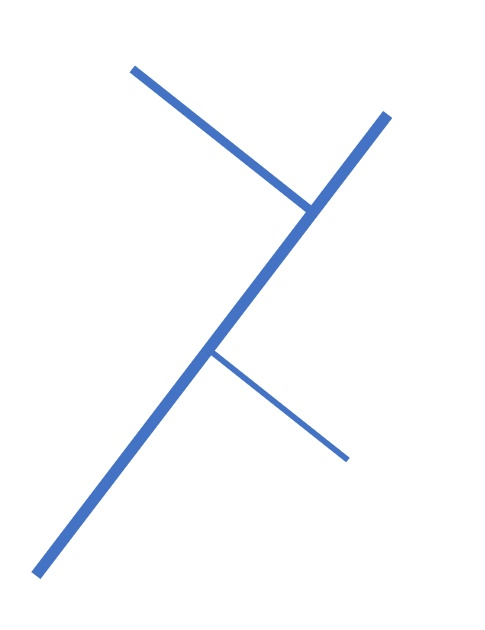
#> input picture jimmyTestCode/pythonFiles/resize.jpg, 485 x 630 px
$ python filter.py   (older library calls are emulated)
#> lines starting #> are read from the running program, lines starting #| are printed output that depends on the picture; after the words box and inside, x2 and y2 are one past the last pixel; in counts of white or black regions, pixels touching at a corner belong together
import numpy as np
import cv2

if __name__ == '__main__':

    image = cv2.imread('resize.jpg',cv2.IMREAD_UNCHANGED)
#> image is the input picture: shape (630, 485, 3); mean B, G, R 253, 250.5, 249

    gray = cv2.cvtColor(image, cv2.COLOR_BGR2GRAY)

    ret,binary = cv2.threshold(gray, 0, 255, cv2.THRESH_OTSU | cv2.THRESH_BINARY)
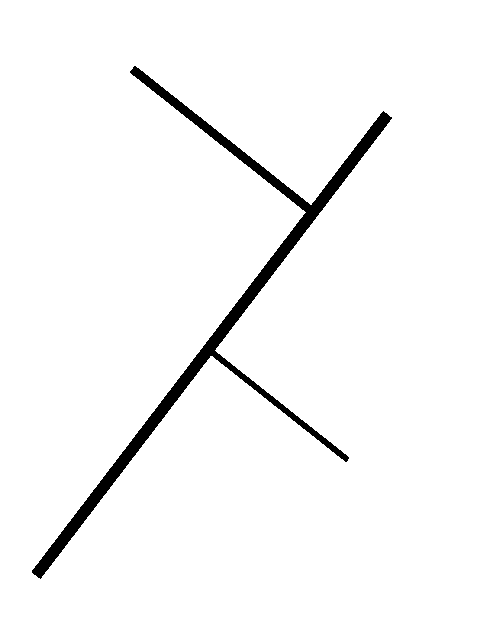
#> binary: shape (630, 485); 96.8% white; 1 black region, box (x1, y1, x2, y2) and area: (32, 66, 392, 579) 9712
#> ret = 184

    binary = cv2.bitwise_not(binary)

    H = cv2.Sobel(binary, cv2.CV_8U, 0, 2)
#> H: shape (630, 485); 0.9% white in thin lines or dots, all inside (x1, y1, x2, y2) = (31, 65, 393, 580)
    V = cv2.Sobel(binary, cv2.CV_8U, 2, 0)
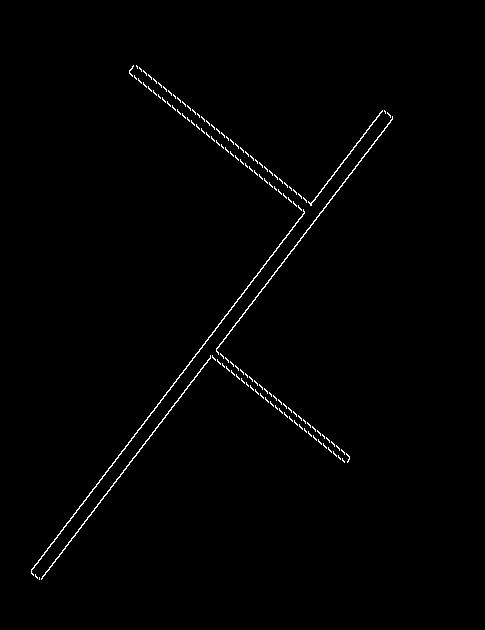
#> V: shape (630, 485); 0.9% white in thin lines or dots, all inside (x1, y1, x2, y2) = (31, 65, 393, 580)

    rows,cols = image.shape[:2]
#> rows = 630; cols = 485

    #_,contours,_ = cv2.findContours(V, cv2.RETR_LIST, cv2.CHAIN_APPROX_SIMPLE)
    contours,hierachy=cv2.findContours(V ,cv2.RETR_LIST,cv2.CHAIN_APPROX_SIMPLE)
#> contours = 135 contours, 131 with area under 20; largest, box (x1, y1, x2, y2) and area: (31, 209, 305, 576) 276, (216, 116, 393, 355) 178, (41, 355, 211, 580) 169, (308, 110, 383, 206) 76

    for cnt in contours:
        (x,y,w,h) = cv2.boundingRect(cnt)
        # rows/3 is the threshold for length of line
        if h > rows/3:
            cv2.drawContours(V, [cnt], -1, 255, -1)
            cv2.drawContours(binary, [cnt], -1, 255, -1)
        else:
            cv2.drawContours(V, [cnt], -1, 0, -1)
#> this loop made 135 passes
#> (x, y, w, h) on passes 2 to 13: (35, 574, 3, 5), (342, 458, 3, 5), (338, 455, 3, 5), (346, 453, 4, 10), (333, 451, 4, 6), (341, 449, 4, 6), (328, 447, 4, 6), (336, 445, 4, 6), (323, 443, 4, 6), (331, 441, 4, 6), (318, 439, 4, 6), (326, 437, 4, 6)
#> (cnt, x, y, w, h) on pass 1: ([[39, 577], [39, 579]], 39, 577, 1, 3)
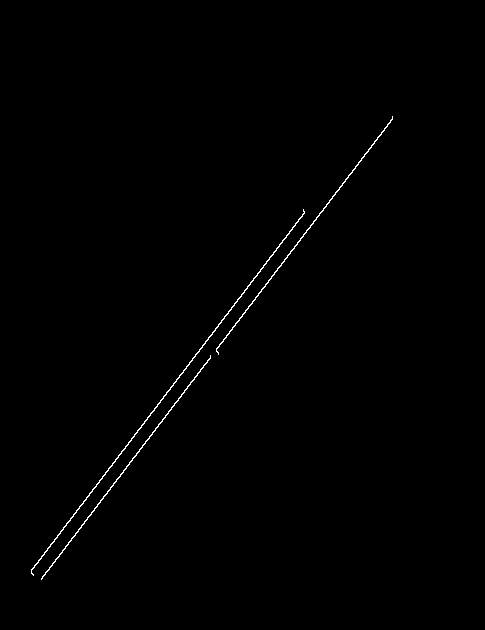
#> V: shape (630, 485); 0.48% white in thin lines or dots, all inside (x1, y1, x2, y2) = (31, 116, 393, 580)
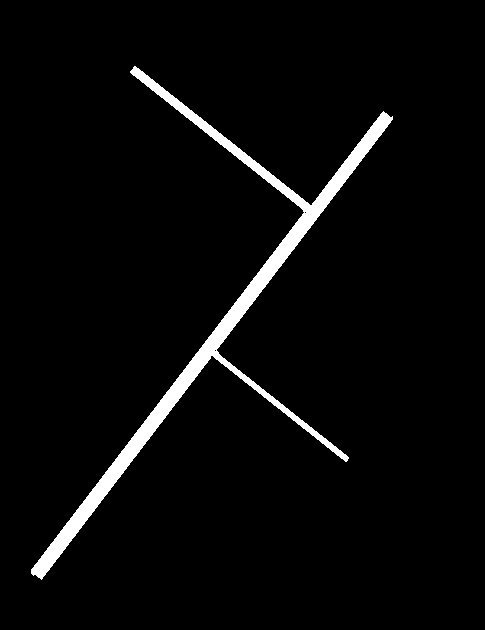
#> binary: shape (630, 485); 3.7% white; 1 white region

    contours,hierachy=cv2.findContours(H ,cv2.RETR_LIST,cv2.CHAIN_APPROX_SIMPLE)
#> contours = 219 contours, 215 with area under 20; largest, box (x1, y1, x2, y2) and area: (132, 65, 317, 205) 143, (129, 73, 307, 215) 141, (209, 356, 349, 463) 107, (214, 350, 350, 457) 106
    #_,contours,_ = cv2.findContours(H, cv2.RETR_LIST, cv2.CHAIN_APPROX_SIMPLE)

    for cnt in contours:
        (x,y,w,h) = cv2.boundingRect(cnt)
        # cols/3 is the threshold for length of line
        if w > cols/3:
            cv2.drawContours(H, [cnt], -1, 255, -1)
            cv2.drawContours(binary, [cnt], -1, 255, -1)
        else:
            cv2.drawContours(H, [cnt], -1, 0, -1)
#> this loop made 219 passes
#> (x, y, w, h) on passes 1 to 3: (41, 574, 5, 3), (31, 573, 12, 7), (44, 569, 6, 4)
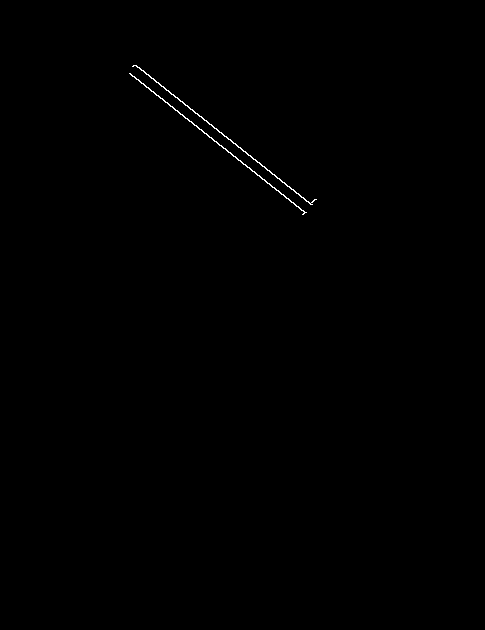
#> H: shape (630, 485); 0.21% white in thin lines or dots, all inside (x1, y1, x2, y2) = (129, 65, 317, 215)
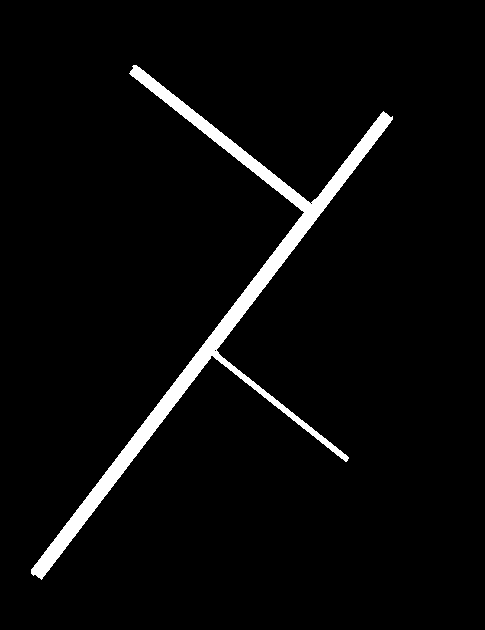
#> binary: shape (630, 485); 3.9% white; 1 white region, box (x1, y1, x2, y2) and area: (31, 65, 393, 580) 11803

    kernel = cv2.getStructuringElement(shape=cv2.MORPH_RECT, ksize=(3,3))
    H = cv2.morphologyEx(H, cv2.MORPH_DILATE, kernel,iterations = 3)
#> H: shape (630, 485); 1.5% white; 1 white region, box (x1, y1, x2, y2) and area: (126, 62, 320, 218) 4617
    V = cv2.morphologyEx(V, cv2.MORPH_DILATE, kernel, iterations = 3)
#> V: shape (630, 485); 3.4% white; 2 white regions, box (x1, y1, x2, y2) and area: (38, 113, 396, 583) 5752, (28, 206, 308, 579) 4534

    cross = cv2.bitwise_and(H, V)
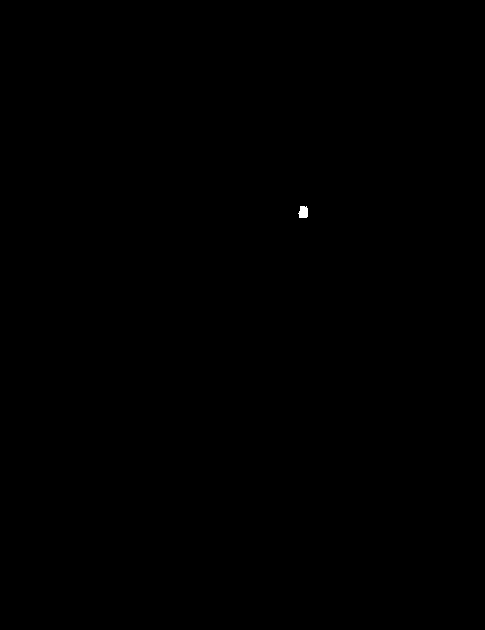
#> cross: shape (630, 485); 0.03% white; 1 white region, box (x1, y1, x2, y2) and area: (298, 206, 308, 218) 100

    #_,contours,_ = cv2.findContours(cross,cv2.RETR_LIST,cv2.CHAIN_APPROX_SIMPLE)
    contours,hierachy=cv2.findContours(cross,cv2.RETR_LIST,cv2.CHAIN_APPROX_SIMPLE)
    centroids = []
    for cnt in contours:
        mom = cv2.moments(cnt)
        (x,y) = mom['m10']/mom['m00'], mom['m01']/mom['m00']
        cv2.circle(image,(int(x),int(y)),4,(0,255,0),-1)
        centroids.append((x,y))
#> this loop made 1 pass
#> image: shape (630, 485, 3); 0.02% of pixels changed, all inside (x1, y1, x2, y2) = (299, 207, 308, 216)

    centroids.sort(key = lambda x: x[0], reverse = False)
    centroids.sort(key = lambda x: x[1], reverse = False)

#> (the run stopped early here; a loop or call above may not have finished)
